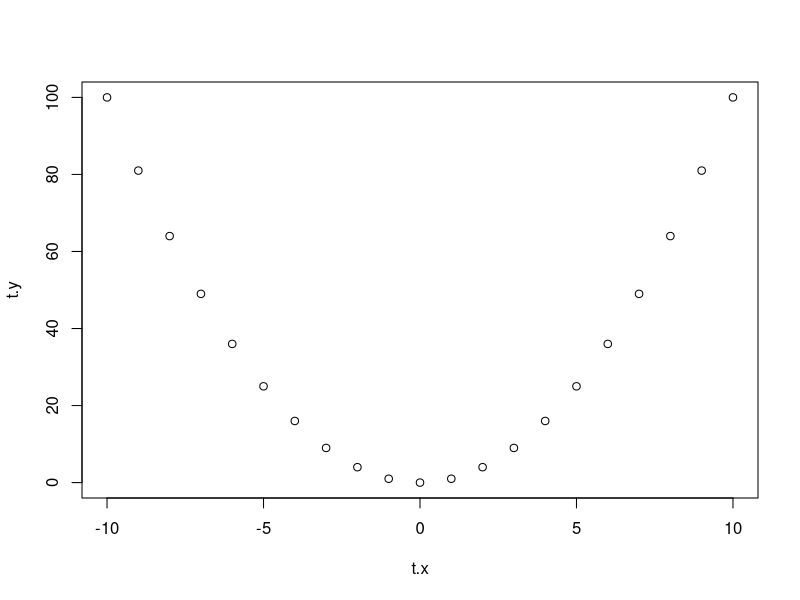
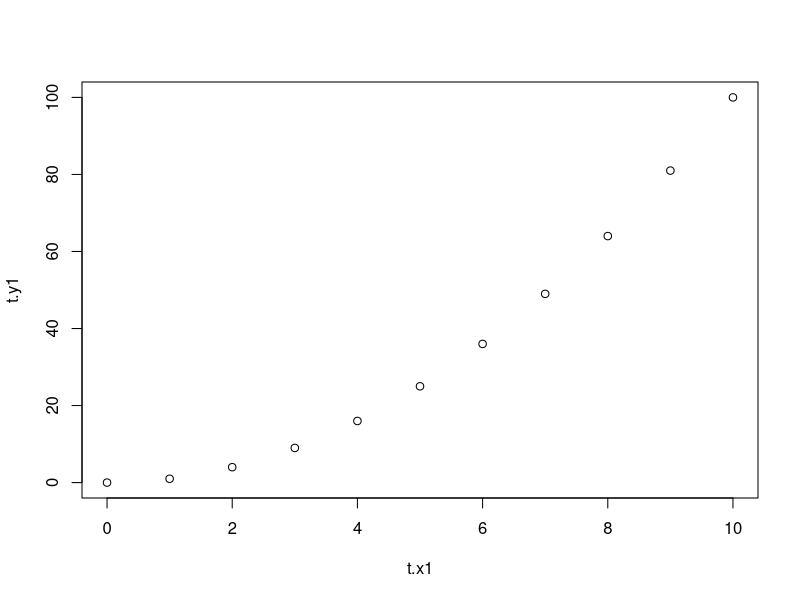

Recreate these plots in R, in order.
# 4.2

# create vectors
t.x <- seq(-10, 10, by=1)
t.x

t.x1 <- seq(0, 10, by=1)
t.x1

t.y <- t.x ^ 2
t.y

t.y1 <- t.x1 ^ 2
t.y1

plot(t.x, t.y)
plot(t.x1, t.y1)

cor(t.x, t.y)
cor(t.x1, t.y1)

# Die korrelationskoeffizienten sind sehr unterschiedlich, weil nur lineare regressionsgeraden erkannt werden können

# 4.3
# a: Die Wahrscheinlichkeit ergibt nicht 1
# b: Die Wahrscheinlichkeit kann nicht negativ sein
# c: Sollte 0.6 sein